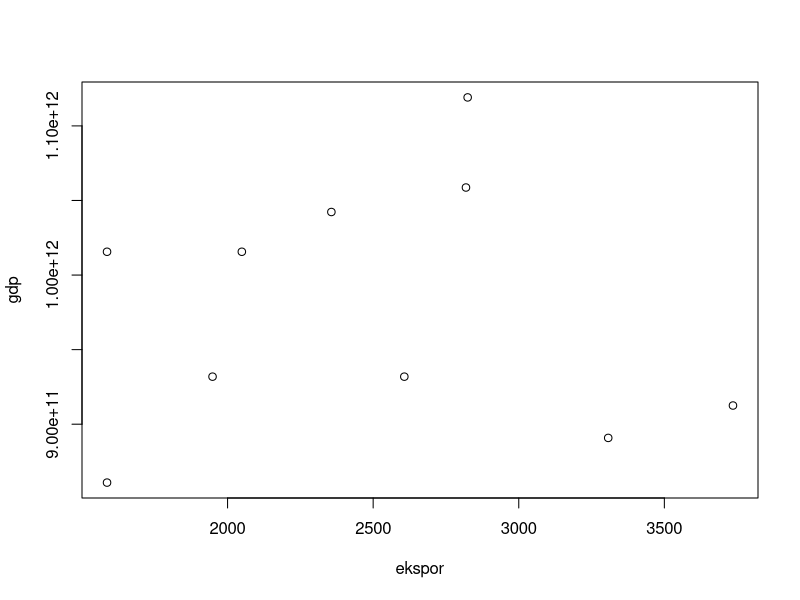

Write the R code that produced this figure.
## ---- chunk 1
setwd('D:/Metopel/Latihan')
library(tidyverse)
library(readxl)
library(writexl)
## ---- chunk 2
library(readxl)
dat<-read_excel('gdplong.xlsx')
head(dat)
## ---- chunk 3
#| label: fig-mpg
#| fig-cap: "City and highway mileage for 38 popular models of cars.Color by number of cylinders"
plot(dat$ekspor,dat$gdp,xlab="ekspor",ylab="gdp")
## ---- chunk 4
library(readxl)
dat<-read_excel('gdplong.xlsx')
head(dat)
## ---- chunk 5
library(readxl)
reg1<-lm(gdp~ekspor,data=dat)
summary(reg1)
